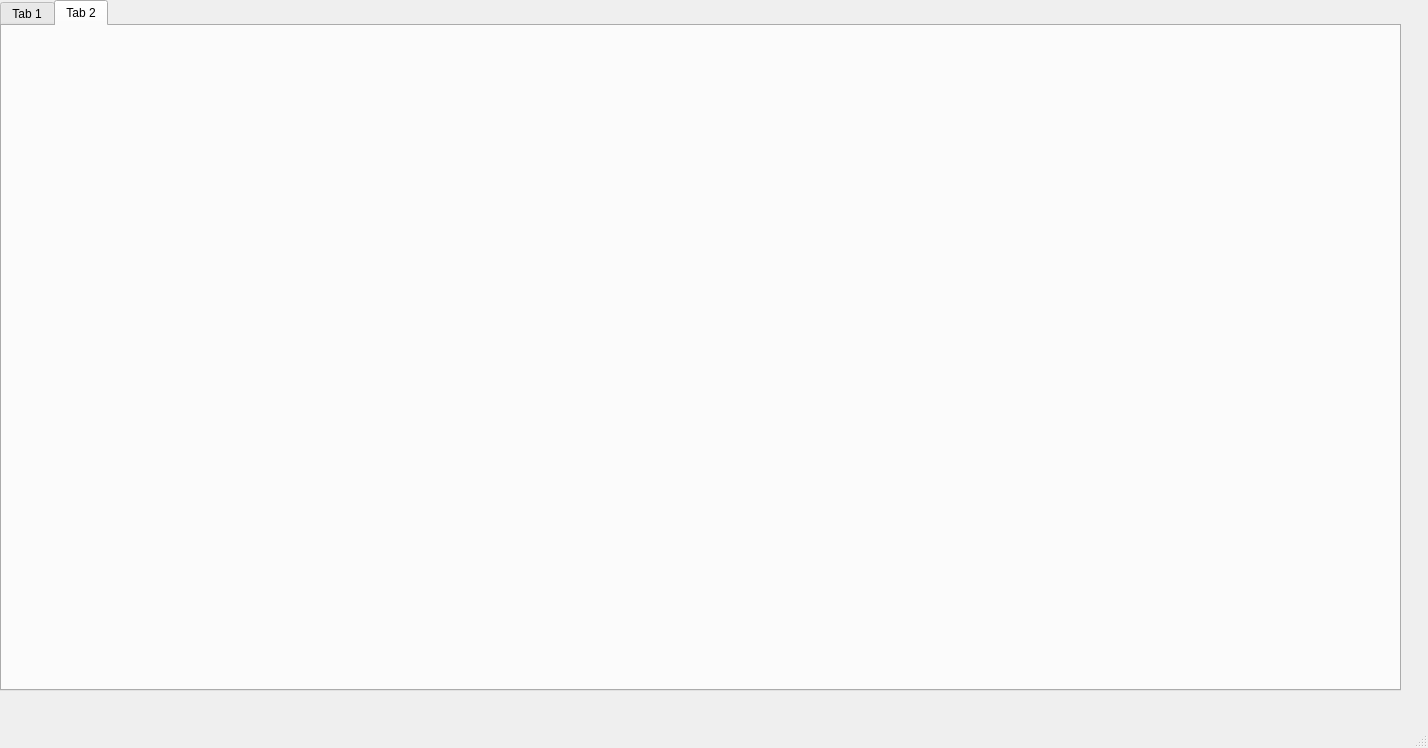
<?xml version="1.0" encoding="UTF-8"?>
<ui version="4.0">
 <class>MainWindow</class>
 <widget class="QMainWindow" name="MainWindow">
  <property name="geometry">
   <rect>
    <x>0</x>
    <y>0</y>
    <width>1428</width>
    <height>748</height>
   </rect>
  </property>
  <property name="windowTitle">
   <string>MainWindow</string>
  </property>
  <widget class="QWidget" name="widget">
   <widget class="QTabWidget" name="Theta1_1">
    <property name="geometry">
     <rect>
      <x>0</x>
      <y>0</y>
      <width>1401</width>
      <height>691</height>
     </rect>
    </property>
    <property name="currentIndex">
     <number>1</number>
    </property>
    <widget class="QWidget" name="tab">
     <attribute name="title">
      <string>Tab 1</string>
     </attribute>
     <widget class="MatplotlibWidget" name="f_plot">
      <property name="geometry">
       <rect>
        <x>150</x>
        <y>5</y>
        <width>811</width>
        <height>641</height>
       </rect>
      </property>
     </widget>
     <widget class="QSpinBox" name="f_x">
      <property name="geometry">
       <rect>
        <x>6</x>
        <y>45</y>
        <width>139</width>
        <height>22</height>
       </rect>
      </property>
     </widget>
     <widget class="QSpinBox" name="f_y">
      <property name="geometry">
       <rect>
        <x>6</x>
        <y>95</y>
        <width>139</width>
        <height>22</height>
       </rect>
      </property>
     </widget>
     <widget class="QLabel" name="label">
      <property name="geometry">
       <rect>
        <x>66</x>
        <y>20</y>
        <width>46</width>
        <height>13</height>
       </rect>
      </property>
      <property name="text">
       <string>X</string>
      </property>
     </widget>
     <widget class="QLabel" name="label_2">
      <property name="geometry">
       <rect>
        <x>66</x>
        <y>80</y>
        <width>46</width>
        <height>13</height>
       </rect>
      </property>
      <property name="text">
       <string>Y</string>
      </property>
     </widget>
     <widget class="QLineEdit" name="f_th1_1">
      <property name="geometry">
       <rect>
        <x>18</x>
        <y>180</y>
        <width>113</width>
        <height>20</height>
       </rect>
      </property>
     </widget>
     <widget class="QLineEdit" name="f_th2_1">
      <property name="geometry">
       <rect>
        <x>18</x>
        <y>225</y>
        <width>113</width>
        <height>20</height>
       </rect>
      </property>
     </widget>
     <widget class="QLineEdit" name="f_th1_2">
      <property name="geometry">
       <rect>
        <x>18</x>
        <y>315</y>
        <width>113</width>
        <height>20</height>
       </rect>
      </property>
     </widget>
     <widget class="QLineEdit" name="f_th2_2">
      <property name="geometry">
       <rect>
        <x>18</x>
        <y>360</y>
        <width>113</width>
        <height>20</height>
       </rect>
      </property>
     </widget>
     <widget class="QLabel" name="label_3">
      <property name="geometry">
       <rect>
        <x>54</x>
        <y>155</y>
        <width>55</width>
        <height>16</height>
       </rect>
      </property>
      <property name="text">
       <string>Theta1_1</string>
      </property>
     </widget>
     <widget class="QLabel" name="label_4">
      <property name="geometry">
       <rect>
        <x>54</x>
        <y>210</y>
        <width>46</width>
        <height>13</height>
       </rect>
      </property>
      <property name="text">
       <string>Theta2_1</string>
      </property>
     </widget>
     <widget class="QLabel" name="label_5">
      <property name="geometry">
       <rect>
        <x>54</x>
        <y>290</y>
        <width>46</width>
        <height>13</height>
       </rect>
      </property>
      <property name="text">
       <string>Theta1_2</string>
      </property>
     </widget>
     <widget class="QLabel" name="label_6">
      <property name="geometry">
       <rect>
        <x>54</x>
        <y>340</y>
        <width>46</width>
        <height>13</height>
       </rect>
      </property>
      <property name="text">
       <string>Theta2_2</string>
      </property>
     </widget>
     <widget class="QPushButton" name="f_calc">
      <property name="geometry">
       <rect>
        <x>0</x>
        <y>425</y>
        <width>145</width>
        <height>36</height>
       </rect>
      </property>
      <property name="text">
       <string>Calculate</string>
      </property>
     </widget>
    </widget>
    <widget class="QWidget" name="tab_2">
     <attribute name="title">
      <string>Tab 2</string>
     </attribute>
     <widget class="MatplotlibWidget" name="i_plot">
      <property name="geometry">
       <rect>
        <x>0</x>
        <y>0</y>
        <width>811</width>
        <height>641</height>
       </rect>
      </property>
     </widget>
     <widget class="QwtPlot" name="th11">
      <property name="geometry">
       <rect>
        <x>810</x>
        <y>0</y>
        <width>581</width>
        <height>171</height>
       </rect>
      </property>
     </widget>
     <widget class="QwtPlot" name="th21">
      <property name="geometry">
       <rect>
        <x>810</x>
        <y>170</y>
        <width>581</width>
        <height>161</height>
       </rect>
      </property>
     </widget>
     <widget class="QwtPlot" name="th12">
      <property name="geometry">
       <rect>
        <x>810</x>
        <y>330</y>
        <width>581</width>
        <height>161</height>
       </rect>
      </property>
     </widget>
     <widget class="QwtPlot" name="th22">
      <property name="geometry">
       <rect>
        <x>810</x>
        <y>490</y>
        <width>581</width>
        <height>161</height>
       </rect>
      </property>
     </widget>
    </widget>
   </widget>
  </widget>
  <widget class="QMenuBar" name="menubar">
   <property name="geometry">
    <rect>
     <x>0</x>
     <y>0</y>
     <width>1428</width>
     <height>26</height>
    </rect>
   </property>
  </widget>
  <widget class="QStatusBar" name="statusbar"/>
 </widget>
 <customwidgets>
  <customwidget>
   <class>MatplotlibWidget</class>
   <extends>QWidget</extends>
   <header>matplotlibwidget</header>
  </customwidget>
  <customwidget>
   <class>QwtPlot</class>
   <extends>QFrame</extends>
   <header>qwt_plot.h</header>
  </customwidget>
 </customwidgets>
 <resources/>
 <connections/>
</ui>
